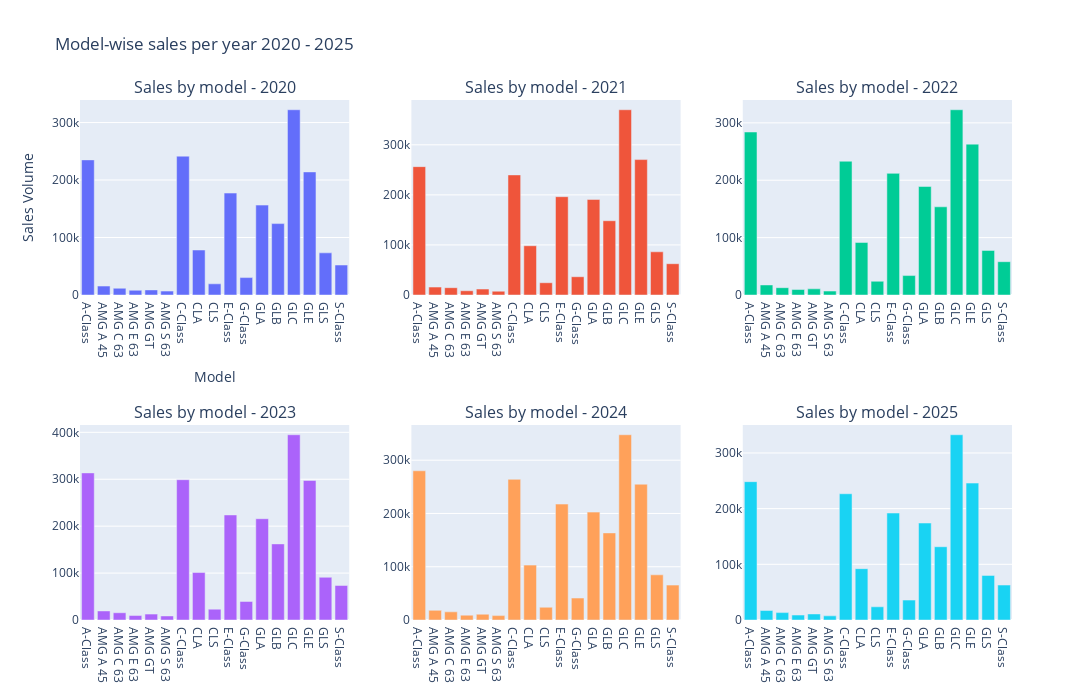

The notebook cell this image was saved under:
### Code cell
from plotly.graph_objs.layout import yaxis
from turtle import width
from plotly.subplots import make_subplots
import math

n_years = len(years)
cols = 3
rows = math.ceil(n_years / cols)

fig = make_subplots(
    rows = rows,
    cols=cols,
    subplot_titles=[f'Sales by model - {year}' for year in years]
)
row = 1
col = 1

for year in years:
    temp = sales_year_model[sales_year_model['Year'] == year]
    fig.add_trace(
        go.Bar(
            x = temp['Model'],
            y = temp['Sales Volume'],
            name = str(year),
            showlegend = False
        ),
        row = row,
        col = col
    )

    col += 1
    if col > cols:
        col = 1
        row += 1

fig.update_layout(
    height = 350 * rows,
    width = 1100,
    title_text = 'Model-wise sales per year 2020 - 2025',
    yaxis_title = 'Sales Volume',
    xaxis_title = 'Model'
)
fig.show()

### Figure 1 — Plotly figure (JSON) as saved in the notebook; plotly's stock layout.template omitted (floating-point values rounded to 4 significant figures)
{"data": [{"name": "2020", "showlegend": false, "type": "bar", "x": ["A-Class", "AMG A 45", "AMG C 63", "AMG E 63", "AMG GT", "AMG S 63", "C-Class", "CLA", "CLS", "E-Class", "G-Class", "GLA", "GLB", "GLC", "GLE", "GLS", "S-Class"], "xaxis": "x", "y": [235059, 15542, 11766, 8252, 8861, 6782, 241512, 78265, 19447, 177317, 30311, 156397, 124217, 322264, 214132, 73318, 52141], "yaxis": "y"}, {"name": "2021", "showlegend": false, "type": "bar", "x": ["A-Class", "AMG A 45", "AMG C 63", "AMG E 63", "AMG GT", "AMG S 63", "C-Class", "CLA", "CLS", "E-Class", "G-Class", "GLA", "GLB", "GLC", "GLE", "GLS", "S-Class"], "xaxis": "x2", "y": [256382, 15814, 14578, 8479, 11868, 7568, 239852, 98423, 24519, 196367, 36498, 190890, 148367, 370007, 270488, 86273, 62504], "yaxis": "y2"}, {"name": "2022", "showlegend": false, "type": "bar", "x": ["A-Class", "AMG A 45", "AMG C 63", "AMG E 63", "AMG GT", "AMG S 63", "C-Class", "CLA", "CLS", "E-Class", "G-Class", "GLA", "GLB", "GLC", "GLE", "GLS", "S-Class"], "xaxis": "x3", "y": [284049, 17491, 12738, 9545, 10700, 6831, 233123, 91519, 23921, 211950, 33856, 189022, 153671, 322819, 262893, 77678, 58050], "yaxis": "y3"}, {"name": "2023", "showlegend": false, "type": "bar", "x": ["A-Class", "AMG A 45", "AMG C 63", "AMG E 63", "AMG GT", "AMG S 63", "C-Class", "CLA", "CLS", "E-Class", "G-Class", "GLA", "GLB", "GLC", "GLE", "GLS", "S-Class"], "xaxis": "x4", "y": [313538, 19300, 15469, 9501, 12542, 8629, 299057, 101160, 23094, 223901, 39541, 215850, 162192, 394848, 297450, 91057, 73592], "yaxis": "y4"}, {"name": "2024", "showlegend": false, "type": "bar", "x": ["A-Class", "AMG A 45", "AMG C 63", "AMG E 63", "AMG GT", "AMG S 63", "C-Class", "CLA", "CLS", "E-Class", "G-Class", "GLA", "GLB", "GLC", "GLE", "GLS", "S-Class"], "xaxis": "x5", "y": [280145, 18141, 15305, 9066, 10859, 8231, 264095, 103052, 23935, 217646, 41199, 202560, 163515, 347804, 254943, 84797, 65509], "yaxis": "y5"}, {"name": "2025", "showlegend": false, "type": "bar", "x": ["A-Class", "AMG A 45", "AMG C 63", "AMG E 63", "AMG GT", "AMG S 63", "C-Class", "CLA", "CLS", "E-Class", "G-Class", "GLA", "GLB", "GLC", "GLE", "GLS", "S-Class"], "xaxis": "x6", "y": [248438, 17017, 13298, 8881, 10890, 7454, 226742, 92202, 23696, 192121, 35768, 174172, 131581, 332704, 245893, 80063, 62754], "yaxis": "y6"}], "layout": {"annotations": [{"font": {"size": 16}, "showarrow": false, "text": "Sales by model - 2020", "x": 0.1444, "xanchor": "center", "xref": "paper", "y": 1, "yanchor": "bottom", "yref": "paper"}, {"font": {"size": 16}, "showarrow": false, "text": "Sales by model - 2021", "x": 0.5, "xanchor": "center", "xref": "paper", "y": 1, "yanchor": "bottom", "yref": "paper"}, {"font": {"size": 16}, "showarrow": false, "text": "Sales by model - 2022", "x": 0.8556, "xanchor": "center", "xref": "paper", "y": 1, "yanchor": "bottom", "yref": "paper"}, {"font": {"size": 16}, "showarrow": false, "text": "Sales by model - 2023", "x": 0.1444, "xanchor": "center", "xref": "paper", "y": 0.375, "yanchor": "bottom", "yref": "paper"}, {"font": {"size": 16}, "showarrow": false, "text": "Sales by model - 2024", "x": 0.5, "xanchor": "center", "xref": "paper", "y": 0.375, "yanchor": "bottom", "yref": "paper"}, {"font": {"size": 16}, "showarrow": false, "text": "Sales by model - 2025", "x": 0.8556, "xanchor": "center", "xref": "paper", "y": 0.375, "yanchor": "bottom", "yref": "paper"}], "height": 700, "title": {"text": "Model-wise sales per year 2020 - 2025"}, "width": 1100, "xaxis": {"anchor": "y", "domain": [0, 0.2889], "title": {"text": "Model"}}, "xaxis2": {"anchor": "y2", "domain": [0.3556, 0.6444]}, "xaxis3": {"anchor": "y3", "domain": [0.7111, 1]}, "xaxis4": {"anchor": "y4", "domain": [0, 0.2889]}, "xaxis5": {"anchor": "y5", "domain": [0.3556, 0.6444]}, "xaxis6": {"anchor": "y6", "domain": [0.7111, 1]}, "yaxis": {"anchor": "x", "domain": [0.625, 1], "title": {"text": "Sales Volume"}}, "yaxis2": {"anchor": "x2", "domain": [0.625, 1]}, "yaxis3": {"anchor": "x3", "domain": [0.625, 1]}, "yaxis4": {"anchor": "x4", "domain": [0, 0.375]}, "yaxis5": {"anchor": "x5", "domain": [0, 0.375]}, "yaxis6": {"anchor": "x6", "domain": [0, 0.375]}}}
